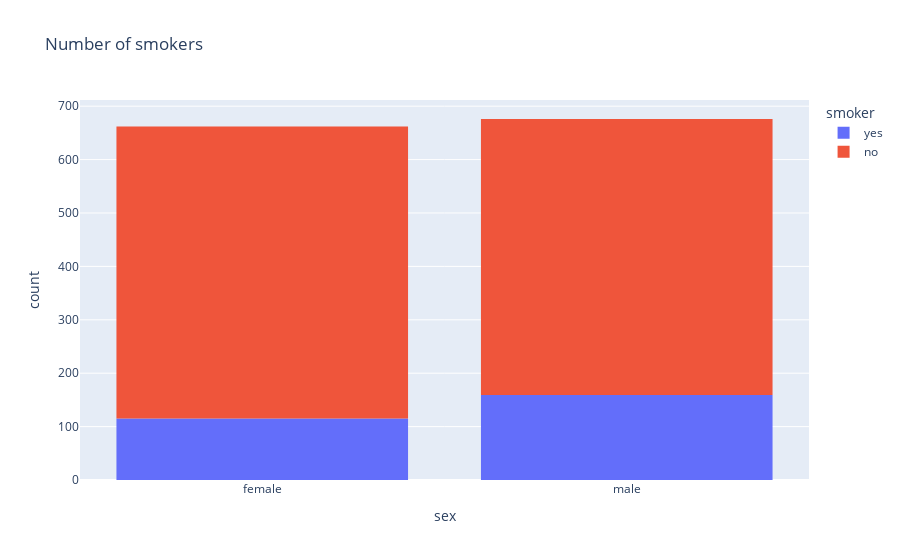

Write notebook code for a chart like this one.
### Markdown cell above
We analyze the proportion of smoker people and the distribution of the gender (binary in this ocassion)

### Code cell
import plotly.express as px

df = px.data.tips()
fig = px.histogram(DF,
    x="sex",
    color="smoker",
    title= "Number of smokers"
)
fig.show()

### Figure 1 — Plotly figure (JSON) as saved in the notebook; plotly's stock layout.template omitted (floating-point values rounded to 4 significant figures; data arrays with more than 128 entries replaced by an {"elided": "..."} marker saying what was removed)
{"data": [{"alignmentgroup": "True", "bingroup": "x", "hovertemplate": "smoker=yes<br>sex=%{x}<br>count=%{y}<extra></extra>", "legendgroup": "yes", "marker": {"color": "#636efa", "pattern": {"shape": ""}}, "name": "yes", "offsetgroup": "yes", "orientation": "v", "showlegend": true, "type": "histogram", "x": {"elided": "274 str values"}, "xaxis": "x", "yaxis": "y"}, {"alignmentgroup": "True", "bingroup": "x", "hovertemplate": "smoker=no<br>sex=%{x}<br>count=%{y}<extra></extra>", "legendgroup": "no", "marker": {"color": "#EF553B", "pattern": {"shape": ""}}, "name": "no", "offsetgroup": "no", "orientation": "v", "showlegend": true, "type": "histogram", "x": {"elided": "1064 str values"}, "xaxis": "x", "yaxis": "y"}], "layout": {"barmode": "relative", "legend": {"title": {"text": "smoker"}, "tracegroupgap": 0}, "title": {"text": "Number of smokers"}, "xaxis": {"anchor": "y", "domain": [0, 1], "title": {"text": "sex"}}, "yaxis": {"anchor": "x", "domain": [0, 1], "title": {"text": "count"}}}}
